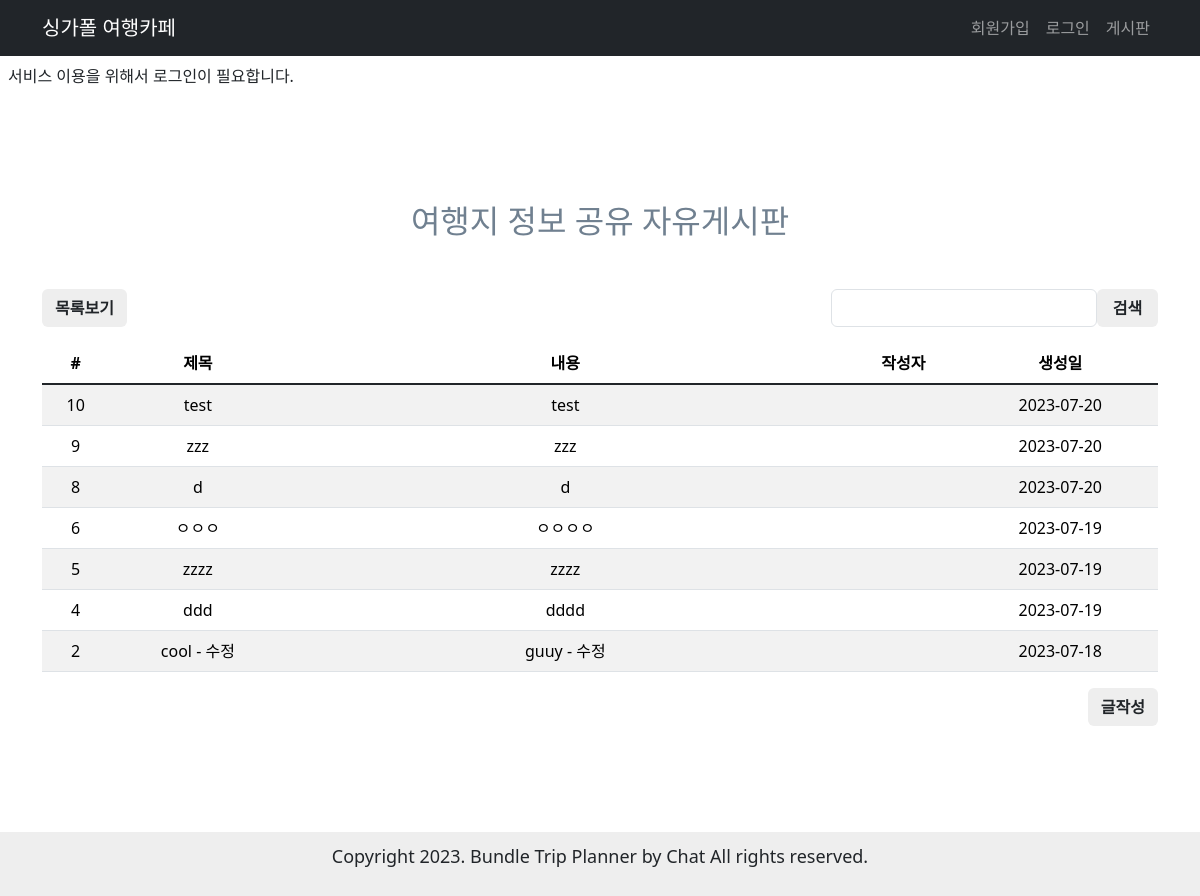
/blog/, run on an earlier commit of the app's database.
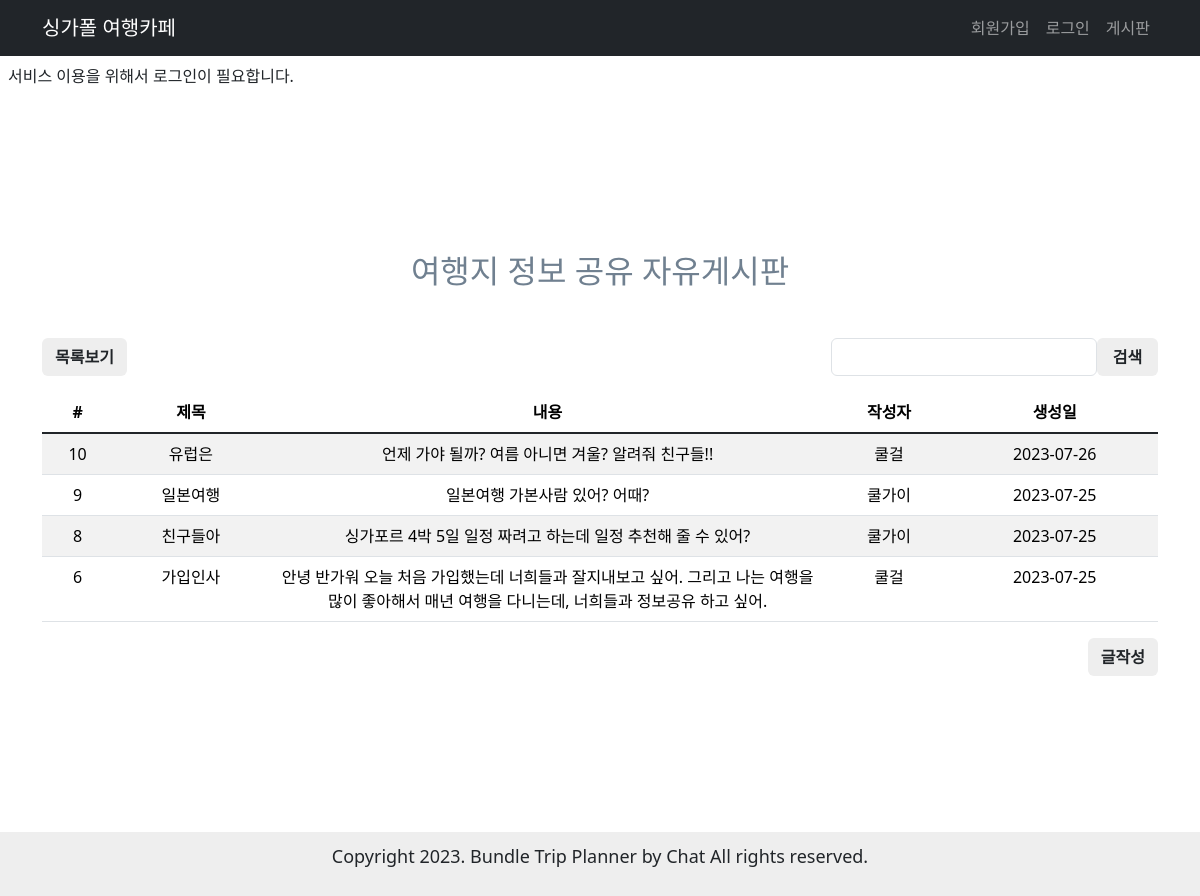
And on a later commit of the database.
### blog/models.py (models this page shows)
class Post(models.Model):
    title = models.CharField(max_length=30)
    content = models.TextField()
    created_at = models.DateTimeField(auto_now_add=True)
    updated_at = models.DateTimeField(auto_now=True)
    user = models.ForeignKey(User, on_delete=models.CASCADE)
    tags = models.ManyToManyField('Hashtag', blank=True)

### user/models.py (models this page shows)
class User(AbstractUser):
    username = None
    name = models.CharField(max_length=30)
    email = models.EmailField(unique=True, max_length=255)
    is_staff = models.BooleanField(default=False)
    is_superuser = models.BooleanField(default=False)
    is_active = models.BooleanField(default=True)
    last_login = models.DateTimeField(null=True, blank=True)
    date_joined = models.DateTimeField(auto_now_add=True)
    USERNAME_FIELD = 'email'
    EMAIL_FIELD = 'email'
    REQUIRED_FIELDS = []
    objects = UserManager()

### blog/views.py (the view)
# urls.py: path('', views.PostList.as_view(), name='list'),
class PostList(ListView):
    model = Post
    ordering = '-pk'
    def get_context_data(self, **kwargs):
        context = super(PostList, self).get_context_data(**kwargs)
        return context
    def get_queryset(self):
        queryset = super().get_queryset()
        search_keyword = self.request.GET.get('q')
        if search_keyword:
            queryset = queryset.filter(
                Q(title__icontains=search_keyword) | Q(content__icontains=search_keyword) | Q(tags__name__icontains=search_keyword)).distinct()
        return queryset

### blog/templates/blog/post_list.html (shortened to what this page needs)
{% extends "base.html" %}
{% block content %}
<div class="container blog-container">
    <h2 class="main-title mb-5">여행지 정보 공유 자유게시판</h2>
        <div class="search-list-section mb-3">
            <a href="{% url 'blog:list' %}" class="btn">목록보기</a>
           <div class="blog-search">
                <input type="text" name="q" id="search-input" class="form-control">
                <button id="search-btn" class="btn search-b">검색</button>
           </div>
        </div>
    {% if post_list %}
            <table class="table table-striped">
                <thead>
                    <tr>
                        <th>#</th>
                        <th>제목</th>
                        <th>내용</th>
                        <th >작성자</th>
                        <th>생성일</th>
                    </tr>
                </thead>
                <tbody class="table-group-divider">
                    {% for post in post_list %}
                        <tr>
                            <td class="col text-center"> {{ post.id }} </td>
                            <td class="col"><a href="{% url 'blog:detail' pk=post.pk %}">{{ post.title }}</a></td>
                            <td class="col-6">{{ post.content }}</td>
                            <td class="col">{{ post.user.name }}</td>
                            <td class="col">{{ post.created_at|date:"Y-m-d" }}</td>
                        </tr>
                    {% endfor %}
                </tbody>
            </table>
    {% else %}
        <p>작성된 게시물이 없습니다.</p>
    {% endif %}
        <div class="write-section mb-3">
            <form action="{% url 'blog:write' %}" method="get">
                <input type="submit" value="글작성" class="btn">
            </form>
        </div>
</div>
{% endblock %}

### templates/base.html (shortened to what this page needs)
<!DOCTYPE html>
{% load static %}
{% load django_bootstrap5 %}
<html lang="ko">
<head>
    {% bootstrap_css %}
    <link rel="stylesheet" href="{% static 'blog/style.css' %}">
    <link rel="stylesheet" href="{% static 'user/style.css' %}">
    <link rel="stylesheet" href="{% static 'main/style.css' %}">
</head>
<body>
    <header>
        {% if user.is_authenticated %}
        <nav class="navbar navbar-expand-lg navbar-dark bg-dark">
            <div class="container">
                <h1></h1>
                <a class="navbar-brand" href="/">싱가폴 여행카페</a>
                <button class="navbar-toggler" type="button" data-bs-toggle="collapse" data-bs-target="#navbarSupportedContent" aria-controls="navbarSupportedContent" aria-expanded="false" aria-label="Toggle navigation"><span class="navbar-toggler-icon"></span></button>
                <div class="collapse navbar-collapse" id="navbarSupportedContent">
                    <ul class="navbar-nav ms-auto mb-2 mb-lg-0">
                        <li class="nav-item"><a class="nav-link" href="{% url 'user:register' %}">회원가입</a></li>
                        <li class="nav-item"><a class="nav-link" href="{% url 'user:logout' %}">로그아웃</a></li>
                        <li class="nav-item"><a class="nav-link" href="{% url 'blog:list' %}">게시판</a></li>
                    </ul>
                </div>
            </div>
        </nav>
        <div class="d-flex p-2">
            <p class="me-3">환영합니다!!! {{ user.email }} </p>
        </div>
        {% else %}
        <nav class="navbar navbar-expand-lg navbar-dark bg-dark">
            <div class="container">
                <a class="navbar-brand" href="/">싱가폴 여행카페</a>
                <div class="collapse navbar-collapse" id="navbarSupportedContent">
                    <ul class="navbar-nav ms-auto mb-2 mb-lg-0">
                        <li class="nav-item"><a class="nav-link" href="{% url 'user:register' %}">회원가입</a></li>
                        <li class="nav-item"><a class="nav-link" href="{% url 'user:login' %}">로그인</a></li>
                        <li class="nav-item"><a class="nav-link" href="{% url 'blog:list' %}">게시판</a></li>
                    </ul>
                </div>
            </div>
        </nav>
        <header>
        <div class="d-flex p-2">
            <p class="me-3">서비스 이용을 위해서 로그인이 필요합니다.</p>
        </div>
        {% endif %}
    </header>
    <main class="main-container flex-grow-1">
        {% block content %}
        {% endblock %}
    </main>
    <footer class="text-center footer mt-auto py-3">
        <p>Copyright 2023. Bundle Trip Planner by Chat All rights reserved.</p>
    </footer>
</body>
</html>

### blog/static/blog/style.css (style rules this page uses)
.main-title { color: slategrey; }
.blog-container { width: 1200px; }
.search-list-section { display: flex; flex-direction: row; justify-content: space-between; }
.write-section { display: flex; flex-direction: row; justify-content: flex-end; }
.blog-search { display: flex; }
.search-b { width: 70px; }

### main/static/main/style.css (style rules this page uses)
body, h1, h2, fieldset, ul { padding: 0; margin: 0; list-style-type: none; }
a { text-decoration: none; color: inherit; }
input, textarea, select { box-sizing: border-box; }
select:enabled, button:enabled { cursor: pointer; }
.main-container { min-width: 1200px; height: 90vh; display: flex; flex-direction: column; justify-content: center; align-items: center; text-align: center; }
.footer { display: flex; flex-direction: column; justify-content: center; text-align: center; background: #eeeeee; font-size: large; height: 8vh; }
.btn { font-weight: 700; background-color: #eeeeee; }

What changed in the data, as far as the page shows it:
removed Post: id "5", title "zzzz", content "zzzz", created_at "2023-07-19"
removed Post: id "4", title "ddd", content "dddd", created_at "2023-07-19"
removed Post: id "2", title "cool - 수정", content "guuy - 수정", created_at "2023-07-18"
changed Post id 10: title "test" → "유럽은"; content "test" → "언제 가야 될까? 여름 아니면 겨울? 알려줘 친구들!!"; user.name (not shown) → "쿨걸"; created_at "2023-07-20" → "2023-07-26"
changed Post id 9: title "zzz" → "일본여행"; content "zzz" → "일본여행 가본사람 있어? 어때?"; user.name (not shown) → "쿨가이"; created_at "2023-07-20" → "2023-07-25"
changed Post id 8: title "d" → "친구들아"; content "d" → "싱가포르 4박 5일 일정 짜려고 하는데 일정 추천해 줄 수 있어?"; user.name (not shown) → "쿨가이"; created_at "2023-07-20" → "2023-07-25"
changed Post id 6: title "ㅇㅇㅇ" → "가입인사"; content "ㅇㅇㅇㅇ" → "안녕 반가워 오늘 처음 가입했는데 너희들과 잘지내보고 싶어. 그리고 나는 여행을 많이 좋아해서 매년 여행을 다니는데, 너희들과 정보공유 하고 싶어."; user.name (not shown) → "쿨걸"; created_at "2023-07-19" → "2023-07-25"
